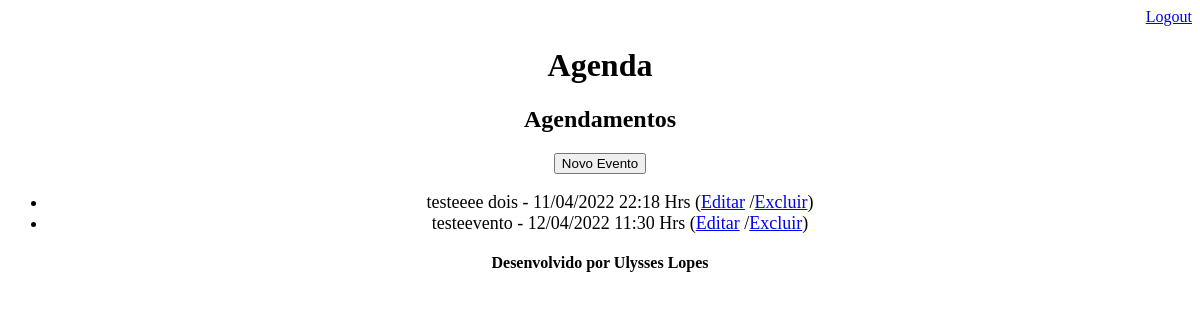
The page /agenda/ (signed in) on the database as committed earlier.
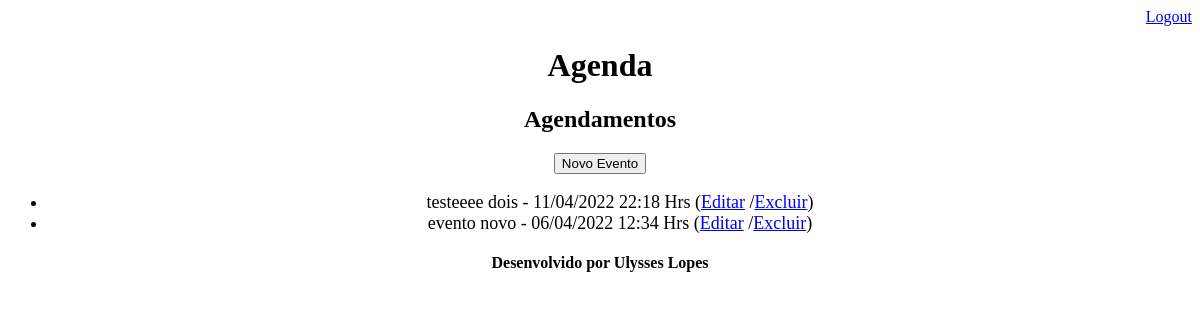
The same page on the database as committed later.
### core/models.py (models this page shows, shortened)
class Evento(models.Model):
    titulo = models.CharField(max_length=100)
    descricao = models.TextField(blank=True, null=True)
    data_evento = models.DateTimeField(verbose_name='Data do Evento')
    data_criacao = models.DateTimeField(auto_now=True) # insere a hora automatica no campo
    usuario = models.ForeignKey(User, on_delete=models.CASCADE)
    class Meta:
        db_table = 'evento'
    def get_data_evento(self):
        return self.data_evento.strftime('%d/%m/%Y %H:%M Hrs')

### core/views.py (the view)
# urls.py: path('agenda/', views.lista_eventos),
@login_required(login_url='/login/')  # exige que a autenticação seja realizada para ir para a pagina
def lista_eventos(request):
    usuario = request.user
    data_atual = datetime.now() - timedelta(hours=1)
    evento = Evento.objects.filter(usuario=usuario,
                                   data_evento__gt=data_atual)
    dados = {'eventos':evento}
    return render(request, 'agenda.html', dados)

### templates/agenda.html (shortened to what this page needs)
{% extends "model-page.html" %}
{% block content %}
<div align="center">
    <h2>Agendamentos</h2>
    <a href="evento/">
        <button type="button">Novo Evento</button>
    </a>
    <ul style="font-size: 18px">
        {% for evento in eventos %}
        <li>
            <div style=>
                {{  evento.titulo  }} - {{ evento.get_data_evento }}
                (<a href="evento/?id={{ evento.id }}" type="button">Editar</a>
                /<a href="evento/delete/{{ evento.id }}/" type="button">Excluir</a>)
            </div>
        </li>
        {% endfor %}
    </ul>
</div>
{% endblock %}

Rows that differ between the two databases and show on the page:
no longer on this page (row edited): Evento: titulo "testeevento", get_data_evento "12/04/2022 11:30 Hrs"
added Evento: titulo "evento novo", get_data_evento "06/04/2022 12:34 Hrs"
